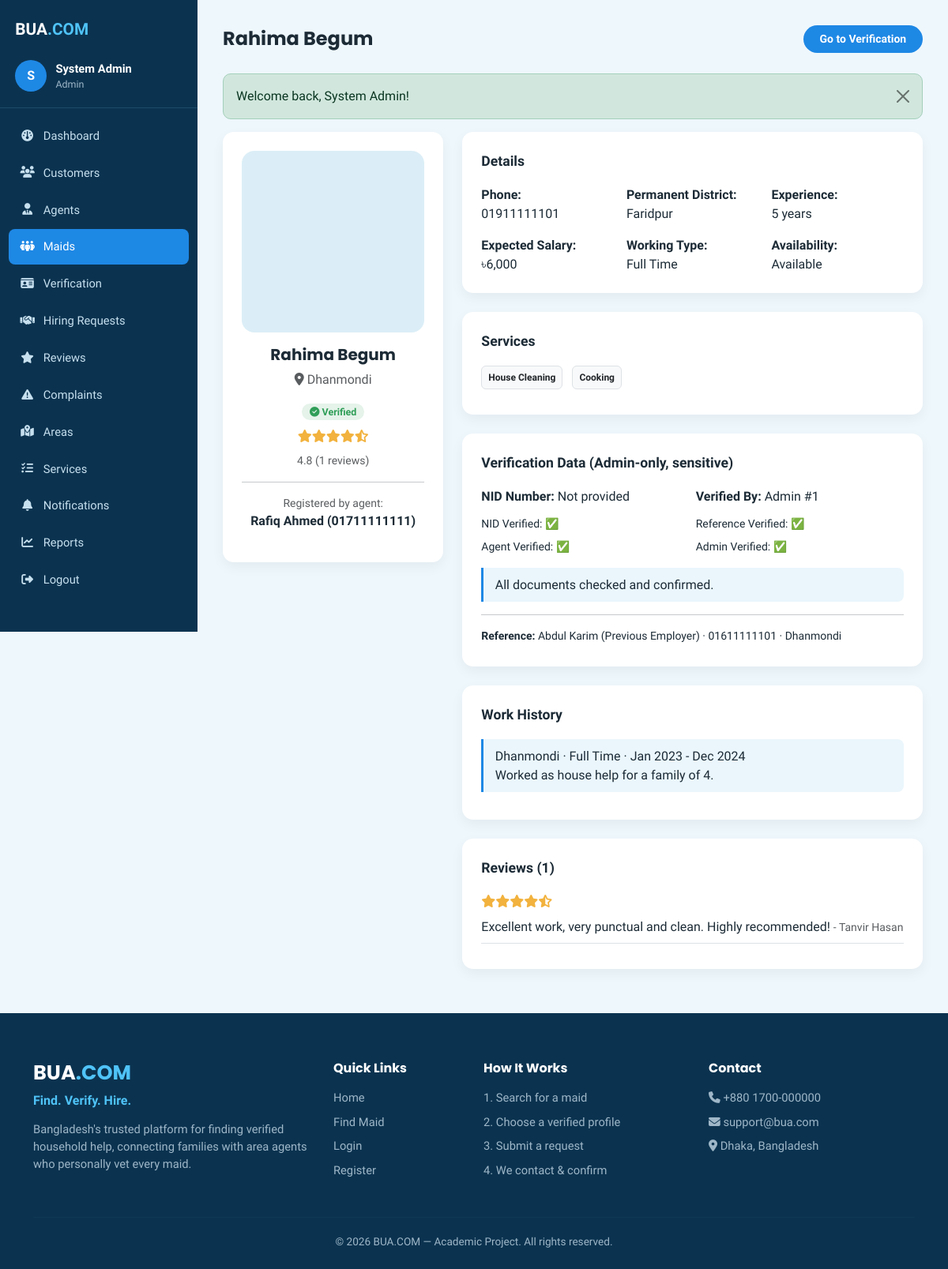
The page /admin/maid-details.php?id=1 (signed in) on the database its author committed.
### tables this page shows
CREATE TABLE maids (
    id INT AUTO_INCREMENT PRIMARY KEY,
    agent_id INT NOT NULL,
    name VARCHAR(100) NOT NULL,
    phone VARCHAR(20) NOT NULL,
    photo VARCHAR(255) DEFAULT NULL,
    area_id INT NOT NULL,
    permanent_district VARCHAR(100) DEFAULT NULL,
    experience_years INT NOT NULL DEFAULT 0,
    expected_salary DECIMAL(10,2) NOT NULL DEFAULT 0,
    working_type ENUM('full_time','part_time','live_in','hourly') NOT NULL DEFAULT 'full_time',
    preferred_time VARCHAR(100) DEFAULT NULL,
    current_households INT NOT NULL DEFAULT 0,
    availability ENUM('available','busy','unavailable') NOT NULL DEFAULT 'available',
    status ENUM('active','inactive') NOT NULL DEFAULT 'active',
    created_at TIMESTAMP DEFAULT CURRENT_TIMESTAMP,
    updated_at TIMESTAMP DEFAULT CURRENT_TIMESTAMP ON UPDATE CURRENT_TIMESTAMP,
    FOREIGN KEY (agent_id) REFERENCES users(id) ON DELETE CASCADE,
    FOREIGN KEY (area_id) REFERENCES areas(id) ON DELETE RESTRICT,
    INDEX idx_availability (availability),
    INDEX idx_area (area_id),
    INDEX idx_salary (expected_salary),
    INDEX idx_experience (experience_years)
);

CREATE TABLE areas (
    id INT AUTO_INCREMENT PRIMARY KEY,
    area_name VARCHAR(100) NOT NULL UNIQUE,
    status ENUM('active','inactive') NOT NULL DEFAULT 'active',
    created_at TIMESTAMP DEFAULT CURRENT_TIMESTAMP
);

CREATE TABLE users (
    id INT AUTO_INCREMENT PRIMARY KEY,
    name VARCHAR(100) NOT NULL,
    email VARCHAR(150) NOT NULL UNIQUE,
    phone VARCHAR(20) NOT NULL,
    password VARCHAR(255) NOT NULL,
    role ENUM('customer','agent','admin') NOT NULL DEFAULT 'customer',
    status ENUM('active','inactive','suspended') NOT NULL DEFAULT 'active',
    created_at TIMESTAMP DEFAULT CURRENT_TIMESTAMP,
    updated_at TIMESTAMP DEFAULT CURRENT_TIMESTAMP ON UPDATE CURRENT_TIMESTAMP,
    INDEX idx_role (role),
    INDEX idx_status (status)
);

CREATE TABLE maid_verification (
    id INT AUTO_INCREMENT PRIMARY KEY,
    maid_id INT NOT NULL UNIQUE,
    nid_verified TINYINT(1) NOT NULL DEFAULT 0,
    reference_verified TINYINT(1) NOT NULL DEFAULT 0,
    agent_verified TINYINT(1) NOT NULL DEFAULT 0,
    admin_verified TINYINT(1) NOT NULL DEFAULT 0,
    verification_status ENUM('PENDING','UNDER_REVIEW','VERIFIED','REJECTED') NOT NULL DEFAULT 'PENDING',
    verification_notes TEXT DEFAULT NULL,
    verified_by INT DEFAULT NULL,
    verified_at DATETIME DEFAULT NULL,
     
    nid_number VARCHAR(50) DEFAULT NULL,
    nid_image VARCHAR(255) DEFAULT NULL,
    created_at TIMESTAMP DEFAULT CURRENT_TIMESTAMP,
    updated_at TIMESTAMP DEFAULT CURRENT_TIMESTAMP ON UPDATE CURRENT_TIMESTAMP,
    FOREIGN KEY (maid_id) REFERENCES maids(id) ON DELETE CASCADE,
    FOREIGN KEY (verified_by) REFERENCES users(id) ON DELETE SET NULL,
    INDEX idx_status (verification_status)
);

CREATE TABLE maid_references (
    id INT AUTO_INCREMENT PRIMARY KEY,
    maid_id INT NOT NULL,
    reference_name VARCHAR(100) NOT NULL,
    reference_area VARCHAR(100) DEFAULT NULL,
    reference_phone VARCHAR(20) NOT NULL,
    relationship VARCHAR(100) DEFAULT NULL,
    notes TEXT DEFAULT NULL,
    verification_status ENUM('PENDING','VERIFIED','REJECTED') NOT NULL DEFAULT 'PENDING',
    created_at TIMESTAMP DEFAULT CURRENT_TIMESTAMP,
    FOREIGN KEY (maid_id) REFERENCES maids(id) ON DELETE CASCADE
);

CREATE TABLE work_history (
    id INT AUTO_INCREMENT PRIMARY KEY,
    maid_id INT NOT NULL,
    area VARCHAR(100) DEFAULT NULL,
    working_type VARCHAR(50) DEFAULT NULL,
    start_date DATE DEFAULT NULL,
    end_date DATE DEFAULT NULL,
    notes TEXT DEFAULT NULL,
    verification_status ENUM('PENDING','VERIFIED','REJECTED') NOT NULL DEFAULT 'PENDING',
    created_at TIMESTAMP DEFAULT CURRENT_TIMESTAMP,
    FOREIGN KEY (maid_id) REFERENCES maids(id) ON DELETE CASCADE
);

CREATE TABLE reviews (
    id INT AUTO_INCREMENT PRIMARY KEY,
    customer_id INT NOT NULL,
    maid_id INT NOT NULL,
    request_id INT NOT NULL UNIQUE,
    overall_rating DECIMAL(2,1) NOT NULL,
    work_quality DECIMAL(2,1) NOT NULL,
    behavior_rating DECIMAL(2,1) NOT NULL,
    punctuality_rating DECIMAL(2,1) NOT NULL,
    reliability_rating DECIMAL(2,1) NOT NULL,
    comment TEXT DEFAULT NULL,
    status ENUM('visible','hidden') NOT NULL DEFAULT 'visible',
    created_at TIMESTAMP DEFAULT CURRENT_TIMESTAMP,
    FOREIGN KEY (customer_id) REFERENCES users(id) ON DELETE CASCADE,
    FOREIGN KEY (maid_id) REFERENCES maids(id) ON DELETE CASCADE,
    FOREIGN KEY (request_id) REFERENCES hiring_requests(id) ON DELETE CASCADE
);

### config/auth.php (called while the page is built, shortened)
<?php
function baseUrl(): string
{
    $scriptDir = str_replace('\\', '/', dirname($_SERVER['SCRIPT_NAME']));
    $root = preg_replace('#/(customer|agent|admin)$#', '', $scriptDir);
    return rtrim($root, '/');
}

### admin/maid-details.php (the view, shortened to what this page needs)
<?php
require_once __DIR__ . '/../config/functions.php';
$db = Database::getConnection();
$maidId = (int) ($_GET['id'] ?? 0);
$stmt = $db->prepare('
    SELECT m.*, a.area_name, u.name AS agent_name, u.phone AS agent_phone
    FROM maids m JOIN areas a ON a.id = m.area_id JOIN users u ON u.id = m.agent_id
    WHERE m.id = ?
');
$stmt->execute([$maidId]);
$maid = $stmt->fetch();
$stmt = $db->prepare('SELECT * FROM maid_verification WHERE maid_id = ?');
$stmt->execute([$maidId]);
$verification = $stmt->fetch();
$stmt = $db->prepare('SELECT s.service_name FROM maid_services ms JOIN services s ON s.id = ms.service_id WHERE ms.maid_id = ?');
$stmt->execute([$maidId]);
$maidServices = array_column($stmt->fetchAll(), 'service_name');
$stmt = $db->prepare('SELECT * FROM maid_references WHERE maid_id = ?');
$stmt->execute([$maidId]);
$references = $stmt->fetchAll();
$stmt = $db->prepare('SELECT * FROM work_history WHERE maid_id = ? ORDER BY start_date DESC');
$stmt->execute([$maidId]);
$workHistory = $stmt->fetchAll();
$stmt = $db->prepare('SELECT r.*, u.name AS customer_name FROM reviews r JOIN users u ON u.id = r.customer_id WHERE r.maid_id = ? ORDER BY r.created_at DESC');
$stmt->execute([$maidId]);
$reviews = $stmt->fetchAll();
$rating = getMaidAverageRating($maidId);
include __DIR__ . '/../includes/header.php';
?>
<div class="dashboard-wrapper">
    <?php include __DIR__ . '/../includes/sidebar.php'; ?>
    <main class="dashboard-main">
        <div class="dashboard-topbar">
            <h1><?= clean($maid['name']) ?></h1>
            <a href="verification.php?maid_id=<?= (int) $maid['id'] ?>" class="btn btn-brand btn-sm">Go to Verification</a>
        </div>
        <?php include __DIR__ . '/../includes/alerts.php'; ?>
        <div class="row g-4">
            <div class="col-lg-4">
                <div class="panel text-center">
                    <img src="<?= maidPhotoUrl($maid['photo']) ?>" class="rounded-4 mb-3" style="width:100%;height:230px;object-fit:cover;">
                    <h5><?= clean($maid['name']) ?></h5>
                    <p class="text-muted"><i class="fa-solid fa-location-dot"></i> <?= clean($maid['area_name']) ?></p>
                    <?= verificationBadge($verification['verification_status']) ?>
                    <div class="review-stars mt-2"><?= starRatingHtml($rating['average']) ?></div>
                    <p class="text-muted small"><?= $rating['average'] ?> (<?= $rating['total'] ?> reviews)</p>
                    <hr>
                    <p class="small text-muted mb-0">Registered by agent:</p>
                    <p class="fw-semibold"><?= clean($maid['agent_name']) ?> (<?= clean($maid['agent_phone']) ?>)</p>
                </div>
            </div>
            <div class="col-lg-8">
                <div class="panel">
                    <div class="panel-title">Details</div>
                    <div class="row g-3">
                        <div class="col-md-4"><strong>Phone:</strong><br><?= clean($maid['phone']) ?></div>
                        <div class="col-md-4"><strong>Permanent District:</strong><br><?= clean($maid['permanent_district'] ?: '-') ?></div>
                        <div class="col-md-4"><strong>Experience:</strong><br><?= (int) $maid['experience_years'] ?> years</div>
                        <div class="col-md-4"><strong>Expected Salary:</strong><br><?= formatMoney((float) $maid['expected_salary']) ?></div>
                        <div class="col-md-4"><strong>Working Type:</strong><br><?= ucwords(str_replace('_',' ',$maid['working_type'])) ?></div>
                        <div class="col-md-4"><strong>Availability:</strong><br><?= ucfirst($maid['availability']) ?></div>
                    </div>
                </div>
                <div class="panel">
                    <div class="panel-title">Services</div>
                    <?php foreach ($maidServices as $s): ?>
                        <span class="badge bg-light text-dark border me-2 mb-2 p-2"><?= clean($s) ?></span>
                    <?php endforeach; ?>
                </div>
                <div class="panel">
                    <div class="panel-title">Verification Data (Admin-only, sensitive)</div>
                    <div class="row g-2">
                        <div class="col-md-6"><strong>NID Number:</strong> <?= clean($verification['nid_number'] ?: 'Not provided') ?></div>
                        <div class="col-md-6"><strong>Verified By:</strong> <?= $verification['verified_by'] ? 'Admin #' . (int) $verification['verified_by'] : '-' ?></div>
                    </div>
                    <div class="row g-2 mt-1 small">
                        <div class="col-6">NID Verified: <?= $verification['nid_verified'] ? '✅' : '❌' ?></div>
                        <div class="col-6">Reference Verified: <?= $verification['reference_verified'] ? '✅' : '❌' ?></div>
                        <div class="col-6">Agent Verified: <?= $verification['agent_verified'] ? '✅' : '❌' ?></div>
                        <div class="col-6">Admin Verified: <?= $verification['admin_verified'] ? '✅' : '❌' ?></div>
                    </div>
                    <?php if ($verification['verification_notes']): ?>
                        <div class="note-item mt-3"><?= clean($verification['verification_notes']) ?></div>
                    <?php endif; ?>
                    <?php foreach ($references as $r): ?>
                        <hr>
                        <p class="small mb-1"><strong>Reference:</strong> <?= clean($r['reference_name']) ?> (<?= clean($r['relationship']) ?>) &middot; <?= clean($r['reference_phone']) ?> &middot; <?= clean($r['reference_area']) ?></p>
                    <?php endforeach; ?>
                </div>
                <?php if (!empty($workHistory)): ?>
                <div class="panel">
                    <div class="panel-title">Work History</div>
                    <?php foreach ($workHistory as $w): ?>
                        <div class="note-item">
                            <?= clean($w['area']) ?> &middot; <?= ucwords(str_replace('_',' ',$w['working_type'])) ?> &middot;
                            <?= $w['start_date'] ? date('M Y', strtotime($w['start_date'])) : '' ?> - <?= $w['end_date'] ? date('M Y', strtotime($w['end_date'])) : 'Present' ?><br>
                            <?= clean($w['notes']) ?>
                        </div>
                    <?php endforeach; ?>
                </div>
                <?php endif; ?>
                <div class="panel">
                    <div class="panel-title">Reviews (<?= count($reviews) ?>)</div>
                    <?php foreach ($reviews as $r): ?>
                        <div class="border-bottom pb-2 mb-2">
                            <div class="review-stars"><?= starRatingHtml((float) $r['overall_rating']) ?></div>
                            <?= clean($r['comment']) ?> <span class="text-muted small">- <?= clean($r['customer_name']) ?></span>
                        </div>
                    <?php endforeach; ?>
                </div>
            </div>
        </div>
    </main>
</div>
<?php include __DIR__ . '/../includes/footer.php'; ?>

### config/functions.php (shortened to what this page needs)
<?php
require_once __DIR__ . '/auth.php';
function clean(?string $value): string
{
    return htmlspecialchars(trim($value ?? ''), ENT_QUOTES, 'UTF-8');
}
function verificationBadge(string $status): string
{
    if ($status === 'VERIFIED') {
        return '<span class="badge-verified"><i class="fa-solid fa-circle-check"></i> Verified</span>';
    }
    return '<span class="badge-pending"><i class="fa-solid fa-circle-exclamation"></i> Pending Verification</span>';
}
function maidPhotoUrl(?string $photo): string
{
    if (empty($photo)) {
        return baseUrl() . '/assets/images/default-maid.png';
    }
    return baseUrl() . '/assets/uploads/maids/' . rawurlencode($photo);
}
function getMaidAverageRating(int $maidId): array
{
    $db = Database::getConnection();
    $stmt = $db->prepare('SELECT AVG(overall_rating) AS avg_rating, COUNT(*) AS total
                           FROM reviews WHERE maid_id = ? AND status = "visible"');
    $stmt->execute([$maidId]);
    $row = $stmt->fetch();
    return [
        'average' => $row['avg_rating'] ? round((float) $row['avg_rating'], 1) : 0.0,
        'total'   => (int) $row['total'],
    ];
}
function starRatingHtml(float $rating): string
{
    $full = floor($rating);
    $half = ($rating - $full) >= 0.5 ? 1 : 0;
    $empty = 5 - $full - $half;
    $html = str_repeat('<i class="fa-solid fa-star"></i>', (int) $full);
    if ($half) $html .= '<i class="fa-solid fa-star-half-stroke"></i>';
    $html .= str_repeat('<i class="fa-regular fa-star"></i>', (int) $empty);
    return $html;
}
function formatMoney(float $amount): string
{
    return '৳' . number_format($amount, 0);
}

### assets/css/style.css (style rules this page uses)
:root { --bua-dark: #0b3350; --bua-dark-2: #124267; --bua-accent: #1e88e5; --bua-accent-2: #4fc3f7; --bua-cream: #eef7fc; --bua-tan: #cfe9f5; --bua-text-muted: #9fb7c8; --bua-success: #2f9e57; --bua-radius: 14px; }
* { box-sizing: border-box; }
body { font-family: 'Hind Siliguri', 'Poppins', sans-serif; background: var(--bua-cream); color: #1c2b36; }
h1, h2, h3, h4, h5, .brand-font { font-family: 'Poppins', sans-serif; font-weight: 700; }
a { text-decoration: none; }
.btn-brand { background: var(--bua-accent); color: #fff !important; border: none; font-weight: 600; border-radius: 30px; padding: .45rem 1.3rem; }
.badge-verified { background: rgba(47,158,87,.12); color: var(--bua-success); padding: 3px 10px; border-radius: 20px; font-size: .78rem; font-weight: 600; }
.review-stars { color: #f2b23d; margin-bottom: .5rem; }
.dashboard-wrapper { display: flex; min-height: 100vh; background: #eef7fc; }
.dashboard-main { flex: 1; padding: 2rem; max-width: 100%; overflow-x: hidden; }
.dashboard-topbar { display: flex; justify-content: space-between; align-items: center; margin-bottom: 1.6rem; }
.dashboard-topbar h1 { font-size: 1.5rem; margin: 0; }
.panel { background: #fff; border-radius: var(--bua-radius); padding: 1.5rem; box-shadow: 0 6px 16px rgba(0,0,0,.05); margin-bottom: 1.5rem; }
.panel-title { font-weight: 700; font-size: 1.1rem; margin-bottom: 1.1rem; }
.note-item { border-left: 3px solid var(--bua-accent); padding: .6rem .9rem; background: #eaf6fc; border-radius: 0 8px 8px 0; margin-bottom: .7rem; }

### rows shown on the page
maids: name "Rahima Begum", area.area_name "Dhanmondi", agent.name "Rafiq Ahmed", agent.phone "01711111111", phone "01911111101", permanent_district "Faridpur", experience_years "5", expected_salary "৳6,000", working_type "Full Time", availability "Available"
maid_verification: nid_number "Not provided", verified_by "1", verification_notes "All documents checked and confirmed."
maid_references: reference_name "Abdul Karim", relationship "Previous Employer", reference_phone "01611111101", reference_area "Dhanmondi"
work_history: area "Dhanmondi", working_type "Full Time", start_date "Jan 2023", end_date "Dec 2024", notes "Worked as house help for a family of 4."
reviews: comment "Excellent work, very punctual and clean. Highly recommended!", customer.name "Tanvir Hasan"

### other values the page prints
substr(currentUserName() ?? 'U', 0, 1) "S"
currentUserName() "System Admin"
$role "Admin"
$label "Dashboard Customers Agents Maids Verification Hiring Requests Reviews Complaints Areas Services Notifications Reports"
$f['message'] "Welcome back, System Admin!"
$rating['average'] "4.8"
$rating['total'] "1"
$s "House Cleaning"
$s "Cooking"
count($reviews) "1"
